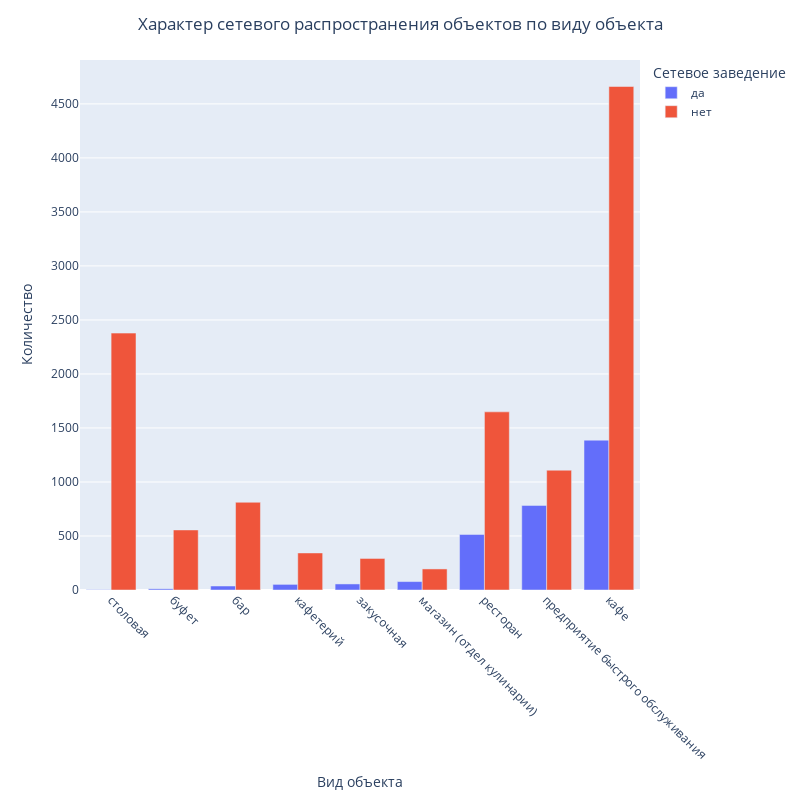

The cell this chart's notebook holds for it:
### Code cell
fig = px.bar(
    rest_chain, x='object_type', y='id', color='chain',
    labels=dict({'object_type': 'Вид объекта', 'id':'Количество'}),
    width=800, height=800,
    barmode="group"
)
fig.update_layout(legend={"title":"Сетевое заведение"})
fig.update_xaxes(tickangle=45)
fig.update_layout(title_text='Характер сетевого распространения объектов по виду объекта', title_x=0.5)
fig.show()

### Figure 1 — Plotly figure (JSON) as saved in the notebook; plotly's stock layout.template omitted (floating-point values rounded to 4 significant figures)
{"data": [{"alignmentgroup": "True", "hovertemplate": "chain=да<br>Вид объекта=%{x}<br>Количество=%{y}<extra></extra>", "legendgroup": "да", "marker": {"color": "#636efa", "pattern": {"shape": ""}}, "name": "да", "offsetgroup": "да", "orientation": "v", "showlegend": true, "textposition": "auto", "type": "bar", "x": ["столовая", "буфет", "бар", "кафетерий", "закусочная", "магазин (отдел кулинарии)", "ресторан", "предприятие быстрого обслуживания", "кафе"], "xaxis": "x", "y": [3, 11, 37, 52, 56, 78, 514, 783, 1387], "yaxis": "y"}, {"alignmentgroup": "True", "hovertemplate": "chain=нет<br>Вид объекта=%{x}<br>Количество=%{y}<extra></extra>", "legendgroup": "нет", "marker": {"color": "#EF553B", "pattern": {"shape": ""}}, "name": "нет", "offsetgroup": "нет", "orientation": "v", "showlegend": true, "textposition": "auto", "type": "bar", "x": ["магазин (отдел кулинарии)", "закусочная", "кафетерий", "буфет", "бар", "предприятие быстрого обслуживания", "ресторан", "столовая", "кафе"], "xaxis": "x", "y": [195, 292, 343, 556, 812, 1109, 1649, 2378, 4661], "yaxis": "y"}], "layout": {"barmode": "group", "height": 800, "legend": {"title": {"text": "Сетевое заведение"}, "tracegroupgap": 0}, "margin": {"t": 60}, "title": {"text": "Характер сетевого распространения объектов по виду объекта", "x": 0.5}, "width": 800, "xaxis": {"anchor": "y", "domain": [0, 1], "tickangle": 45, "title": {"text": "Вид объекта"}}, "yaxis": {"anchor": "x", "domain": [0, 1], "title": {"text": "Количество"}}}}
